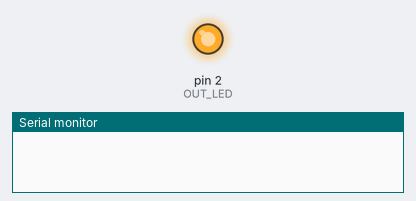
The sketch below on a simulated Arduino Uno, built with avr-gcc and run on an emulated ATmega328P. On the bench: output pins drawn as LEDs (lit = HIGH), the last lines printed to the serial monitor.

Above: at 2.5 s.
At 7.5 s:
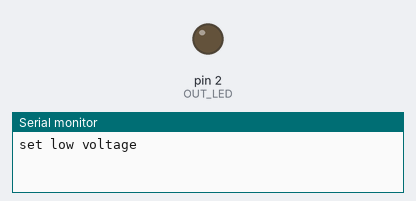
Timing chart, 0 to 13.0 s (numbered marks = the images above):
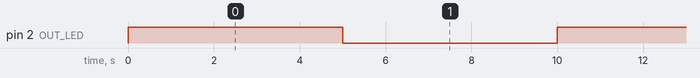

The sketch:

outside_led_blink.ino
```cpp
/*
  Blink

  Turns an LED on for one second, then off for one second, repeatedly.

   让内置到板子上的LED闪动

  控制外接LED亮灭

  http://www.arduino.cc/en/Tutorial/Blink
*/

/**
 * 面包板上中间两排，横着的孔是不通的，竖着的是通的
 * 面包板上上下边上的两排，横着的孔是通的，竖着的是不通的
 *
 * 板子I/O口灌电流的能力是大于它拉电流的能力,所以建议使用负极控制的逻辑（led的负极接I/O口)
 * LED 负极接I/O口的时候，LED给低电平才能点亮
 * 相反的，LED 负极接GND，正及接I/O口（阴极接法),LED给高电平量（拉电流),不推荐这种接法
 */

#define OUT_LED 2

// the setup function runs once when you press reset or power the board
// 该函数每次只执行一次，用来设置环境
void setup() {

  // initialize digital pin LED_BUILTIN as an output.
  //pinMode(接口名称,OUTPUT或者INPUT),将接口定义为输入或输出接口，用在setup函数里
  pinMode(OUT_LED, OUTPUT);
  Serial.begin(9600);//设置波特率为9600
}

// the loop function runs over and over again forever
void loop() {
  digitalWrite(OUT_LED, HIGH);   // turn the LED on (HIGH is the voltage level)
  delay(5000);                       // wait for a second
  Serial.println("set low voltage");
  digitalWrite(OUT_LED, LOW);    // turn the LED off by making the voltage LOW
  delay(5000);                       // wait for a second
}
```

Measured:
- by itself, pin 2 (OUT_LED): alternates HIGH for 5.0 s and LOW for 5.0 s
